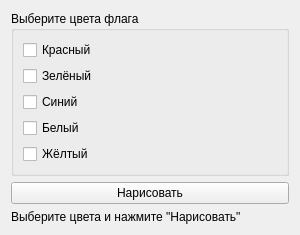
<?xml version="1.0" encoding="UTF-8"?>
<ui version="4.0">
 <class>FlagApp</class>
 <widget class="QWidget" name="FlagApp">
  <property name="geometry">
   <rect>
    <x>0</x>
    <y>0</y>
    <width>300</width>
    <height>200</height>
   </rect>
  </property>
  <property name="windowTitle">
   <string>Текстовый флаг</string>
  </property>
  <layout class="QVBoxLayout" name="verticalLayout">
   <item>
    <widget class="QGroupBox" name="groupBox">
     <property name="title">
      <string>Выберите цвета флага</string>
     </property>
     <layout class="QVBoxLayout" name="verticalLayout_2">
      <item>
       <widget class="QCheckBox" name="redCheckBox">
        <property name="text">
         <string>Красный</string>
        </property>
       </widget>
      </item>
      <item>
       <widget class="QCheckBox" name="greenCheckBox">
        <property name="text">
         <string>Зелёный</string>
        </property>
       </widget>
      </item>
      <item>
       <widget class="QCheckBox" name="blueCheckBox">
        <property name="text">
         <string>Синий</string>
        </property>
       </widget>
      </item>
      <item>
       <widget class="QCheckBox" name="whiteCheckBox">
        <property name="text">
         <string>Белый</string>
        </property>
       </widget>
      </item>
      <item>
       <widget class="QCheckBox" name="yellowCheckBox">
        <property name="text">
         <string>Жёлтый</string>
        </property>
       </widget>
      </item>
     </layout>
    </widget>
   </item>
   <item>
    <widget class="QPushButton" name="drawButton">
     <property name="text">
      <string>Нарисовать</string>
     </property>
    </widget>
   </item>
   <item>
    <widget class="QLabel" name="resultLabel">
     <property name="text">
      <string>Выберите цвета и нажмите "Нарисовать"</string>
     </property>
    </widget>
   </item>
  </layout>
 </widget>
</ui>
